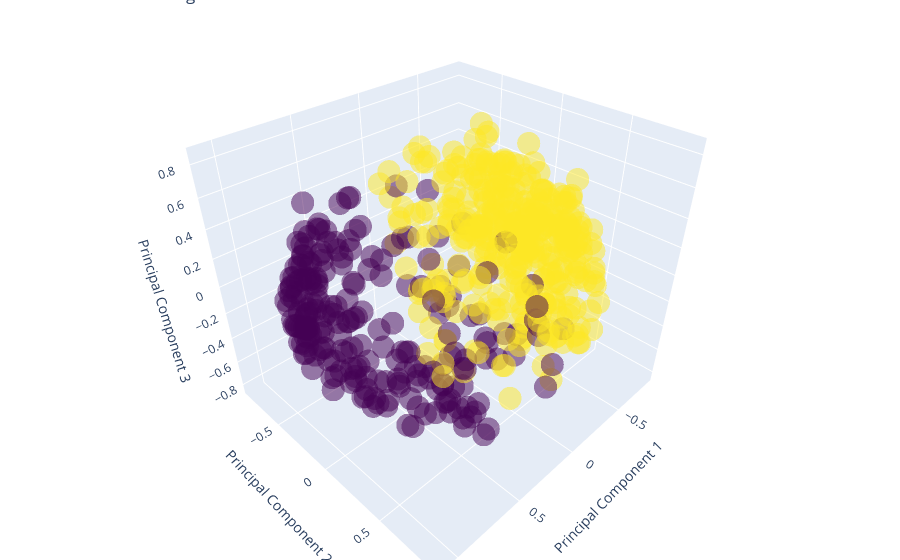

Source (notebook cell):
### Code cell
interactive_visualization(df_normalized, clusters)

### Figure 1 — Plotly figure (JSON) as saved in the notebook; plotly's stock layout.template omitted (floating-point values rounded to 4 significant figures; data arrays with more than 128 entries replaced by an {"elided": "..."} marker saying what was removed)
{"data": [{"marker": {"color": {"elided": "569 int values"}, "colorscale": [[0, "#440154"], [0.1111, "#482878"], [0.2222, "#3e4989"], [0.3333, "#31688e"], [0.4444, "#26828e"], [0.5556, "#1f9e89"], [0.6667, "#35b779"], [0.7778, "#6ece58"], [0.8889, "#b5de2b"], [1, "#fde725"]], "opacity": 0.5}, "mode": "markers", "text": "Cluster Labels", "type": "scatter3d", "x": {"elided": "569 float values"}, "y": {"elided": "569 float values"}, "z": {"elided": "569 float values"}}], "layout": {"margin": {"b": 0, "l": 0, "r": 0, "t": 0}, "scene": {"xaxis": {"title": {"text": "Principal Component 1"}}, "yaxis": {"title": {"text": "Principal Component 2"}}, "zaxis": {"title": {"text": "Principal Component 3"}}}, "title": {"text": "DBSCAN Clustering 3D Visualization"}}}
